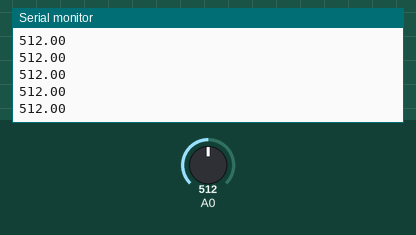
Simulated run of this sketch. Board: Arduino Uno, built with avr-gcc and run on an emulated ATmega328P. On the bench: the last lines printed to the serial monitor. The test bench sets the inputs (shaded band); at power-on: A0 = 512.

Above: at 1.2 s.
1.3 s: A0 set to 716
At 1.31 s:
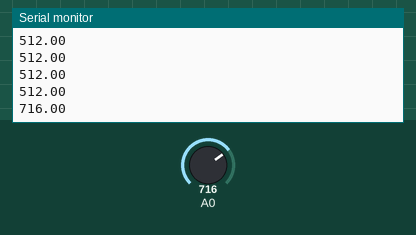
2.8 s: A0 set to 900
At 2.82 s:
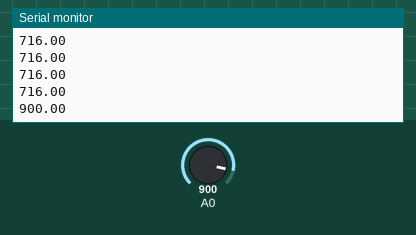
Timing chart, 0 to 5.8 s (numbered marks = the images above; inputs shaded):
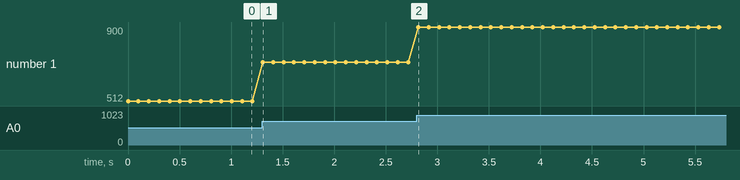

The sketch:

demo.ino
```cpp
void setup() {
  Serial.begin(9600);
  //pinMode(5, OUTPUT);
}

void loop() {
  float gloveVal;

  gloveVal = analogRead(A0);

  Serial.println(gloveVal);
  delay(100);
}
```

MyFilter.cpp
```cpp
#include "MyFilter.h"

// implementation for MovingAverage struct - takes window array and length integer params.
MovingAverage::MovingAverage(float w[], int len){
  win = w;
  arrayLength = len;
  index = 0;
  total = 0.0;
  for (int i = 0; i < arrayLength; i++) {
    win[i] = 0.0;
  }
}

// update method, calculates the average across the current window and updates the index for the circular array.
float MovingAverage::update(float inVal){

  total = total - win[index] + inVal;
  win[index] = inVal;
  index = (index + 1) % arrayLength;
  return total / arrayLength;
}

// implementation for ZeroCrossing struct - takes no params.
ZeroCrossing::ZeroCrossing() {
  zeroCrosses = 0;
  lastSign = 0;
  startTime = millis();
  bpm = 0.0;
}

// update method, finds the sign of current signal, updates zero cross count and (after 15 seconds) bpm.
float ZeroCrossing::update(float curSig) {
  int curSign = (curSig > 0) ? 1 : (curSig < 0) ? -1 : 0;
  if (curSign != 0 && curSign != lastSign) {
    zeroCrosses++;
    lastSign = curSign;
  }
  unsigned long elapsedTime = millis() - startTime;
  if (elapsedTime >= 15000) {
    bpm = (zeroCrosses / 2.0) * (60.0 / 15.0);
    zeroCrosses = 0;
    startTime = millis();
  }
  return bpm;
}
```

MyFilter.h
```cpp
#ifndef MyFilter_h
#define MyFilter_h

#include <Arduino.h>

struct MovingAverage {
  float total;
  int arrayLength;
  int index;
  float *win;

  //constructor
  //define the window array inside your .ino file
  MovingAverage(float w[], int len);

  //update the window with the input value and return the average
  float update( float inVal);
};

struct ZeroCrossing {
  int zeroCrosses;
  int lastSign;
  unsigned long startTime;
  float bpm;

  ZeroCrossing();
  float update(float currentSignal);
};

#endif
```

Measured:
- after the input at 1.3 s, the serial monitor: prints a new line at once (image 1)
- after the input at 2.8 s, the serial monitor: prints a new line at once (image 2)
- plotted number 1: 512 → 716 after the input at 1.3 s, 716 → 900 after the input at 2.8 s
